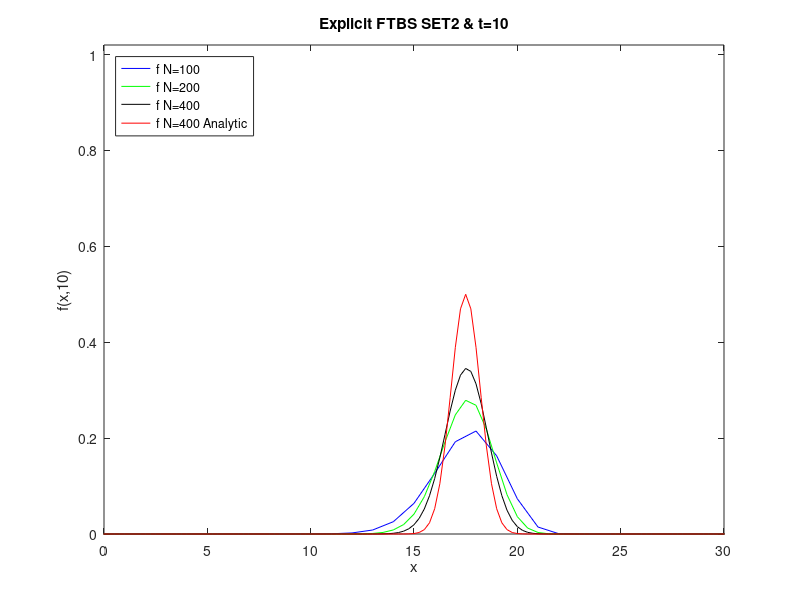

The MATLAB script that drew this image:
load ExpFTBS100t10.dat;
load ExpFTBS200t10.dat;
load ExpFTBS400t10.dat;
x100 = ExpFTBS100t10(:,1);
x200 = ExpFTBS200t10(:,1);
x400 = ExpFTBS400t10(:,1);

F100 = ExpFTBS100t10(:,5);
F200 = ExpFTBS200t10(:,5);
F400 = ExpFTBS400t10(:,5);
F400A = ExpFTBS400t10(:,6);


plot(x100,F100,'b',x200,F200,'g',x400,F400,'k',x400,F400A,'r');
title('Explicit FTBS SET2 & t=10')
xlabel('x')
ylabel('f(x,10)')
legend({'f N=100','f N=200','f N=400','f N=400 Analytic'},'Location','northwest')
axis([0 30 0 1.02])
